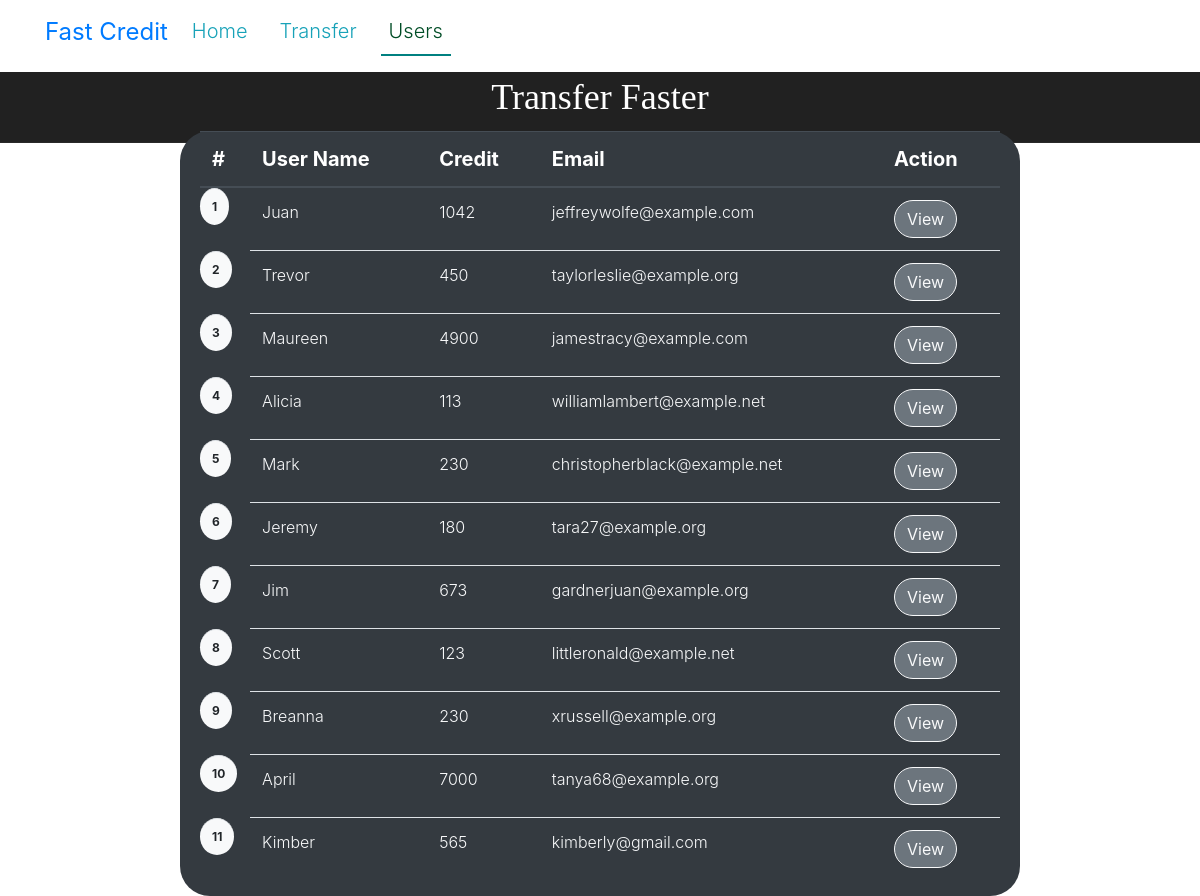
Before: /users/ with the older database file.
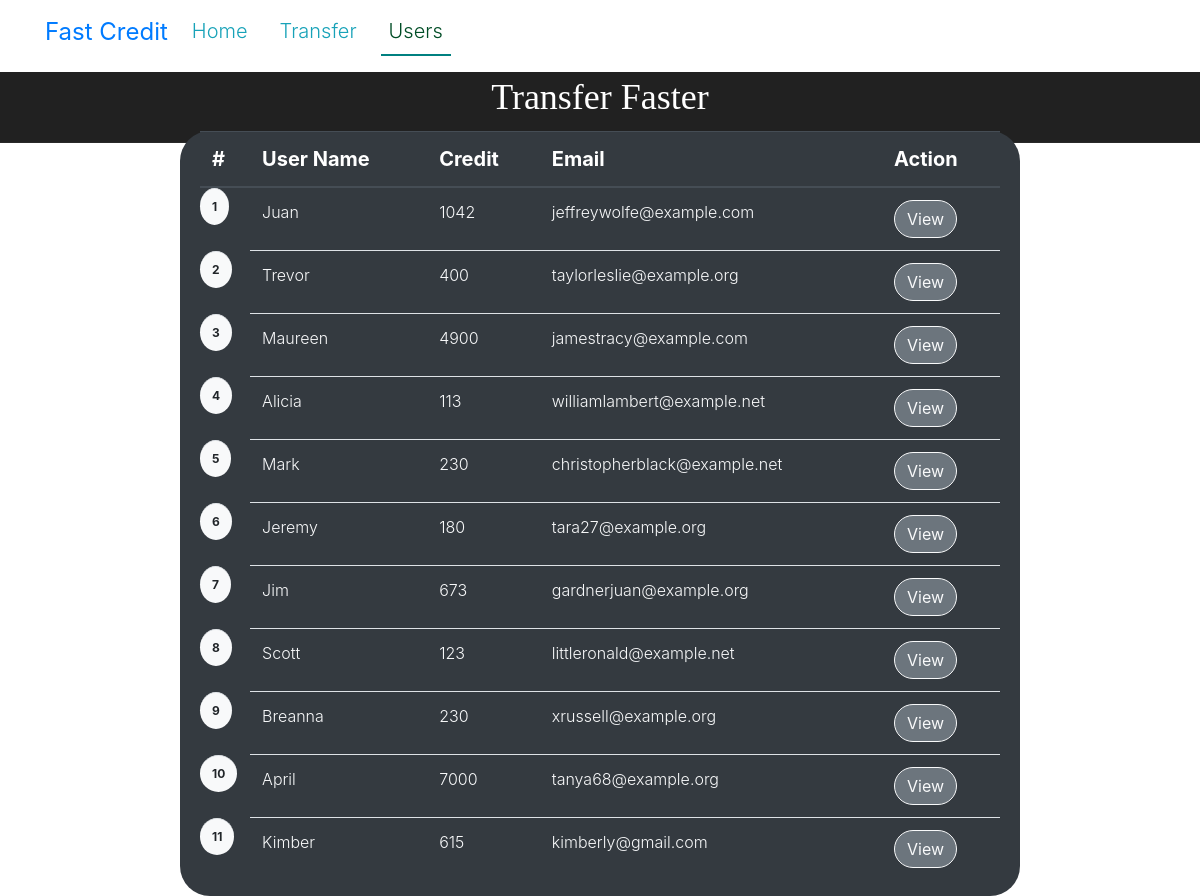
After: the same page with the newer database file.
### creditApp/models.py (models this page shows, shortened)
class User_table(models.Model):
    username = models.CharField(max_length=200)
    email = models.EmailField()
    currentCredit = models.IntegerField()
    date_added = models.DateTimeField(default=datetime.now , blank= True)
    id = models.AutoField(primary_key=True)
    image = models.ImageField(upload_to="photos/%Y/%m/%d")

### creditApp/views.py (the view)
# urls.py: path('',views.get_user,name='users'),
def get_user(request):
    user_details = User_table.objects.all()
    context = {
        'user_details': user_details
    }
    return render(request, 'creditApp/users.html', context=context)

### creditApp/templates/creditApp/users.html
{% extends 'creditApp/base.html'%}
{% load static %}
{%block content %}
  <div class="jumbotron  bg-dark " style="border-radius: 30px;padding: 0px 20px 0px 20px; margin: -1% 15% 0% 15% ;">
    <div class="row">
      <div class="col-md">
    <table class="table " style="padding-top: 20px;">
      <thead class="thead-dark">
        <tr class="lead text-light">
          <th scope="col">#</th>
          <th scope="col">User Name</th>
          <th scope="col">Credit</th>
          <th scope="col">Email </th>
          <th scope="col" >Action</th>
        </tr>
      </thead>
      <tbody>
        {% for user in user_details %}
        <tr class="text-light font-weight-light">
          <th scope="row" class="badge badge-light rounded-circle font-weight-bold ">{{user.id}}</th>
          <td class="ml-1">{{user.username}}</td>
          <td>{{user.currentCredit}}</td>
          <td>{{user.email}}</td>
          <td> <a class="btn btn-secondary btn-outline-light text-light rounded-pill" href="{% url 'creditApp:individual' user.id %}">View</a></td>
        </tr>
        {% endfor %}
      </tbody>
    </table>
    </div>
  </div>
  </div>
{%endblock%}

Changed rows visible on the page:
changed User_table "Trevor": currentCredit "450" → "400"
changed User_table "Kimber": currentCredit "565" → "615"
